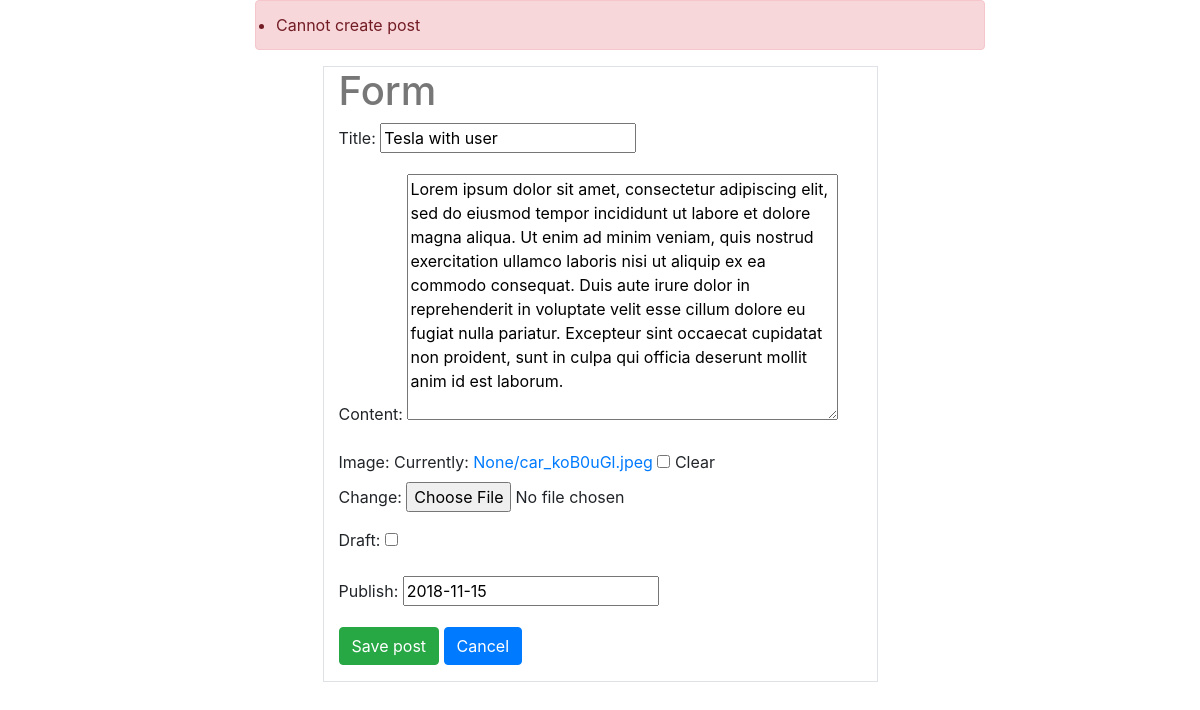
The app's page /posts/tesla-with-user/edit/ (signed in) with its own data.
### posts/models.py (models this page shows, shortened)
class Post(models.Model):
    user = models.ForeignKey(settings.AUTH_USER_MODEL, default=1)
    title = models.CharField(max_length=120)
    content = models.TextField()
    slug = models.SlugField(unique=True)
    image = models.ImageField(upload_to=upload_location,
                              null=True,
                              blank=True,
                              width_field="width_field",
                              height_field="height_field")
    height_field = models.IntegerField(default=0)
    width_field = models.IntegerField(default=0)
    draft = models.BooleanField(default=False)
    publish = models.DateField(auto_now=False, auto_now_add=False)
    updated = models.DateTimeField(auto_now=True, auto_now_add=False)
    timestamp = models.DateTimeField(auto_now=False, auto_now_add=True)
    objects = PostManager()
    class Meta:
        ordering = ["-timestamp", "-updated"]

### posts/views.py (the view)
# urls.py: url(r'^(?P<post_slug>[\w-]+)/edit/$', post_update, name='update'),
def post_update(request, post_slug):
    if not request.user.is_staff or not request.user.is_superuser:
        raise Http404
    instance = get_object_or_404(Post, slug=post_slug)
    form = PostForm(request.POST or None,
                    request.FILES or None, instance=instance)
    if form.is_valid():
        instance = form.save(commit=False)
        print(form.cleaned_data.get("title"))
        instance.save()
        messages.success(request, 'Post succesfully updated')
        return HttpResponseRedirect(instance.get_absolute_url())
    else:
        messages.error(request, 'Cannot create post')
    context = {
        'title': instance.title,
        'instance': instance,
        'form': form,
    }
    return render(request, 'post_form.html', context)

### posts/forms.py
class PostForm(forms.ModelForm):
    class Meta:
        model = Post
        fields = [
            'title',
            'content',
            'image',
            'draft',
            'publish'
        ]

### templates/post_form.html (shortened to what this page needs)
{% extends "base.html" %}
{% block content %}
<div class='col-sm-6 mx-auto border mt-3 pb-3'>
    <h1>Form</h1>
    <form method="POST" action="" enctype="multipart/form-data">{% csrf_token %}
        {{ form.as_p }}
        <input class='btn btn-success' type="submit" value="Save post">
        <a href="/posts" class="btn btn-primary">Cancel</a>
    </form>
</div>
{% endblock content %}

### static/css/base.css (style rules this page uses)
h1 { color: #777777; }

### records on screen
Post: title "Tesla with user", content "Lorem ipsum dolor sit amet, consectetur adipiscing elit, sed do eiusmod tempor incididunt ut labore et dolore magna aliqua. Ut enim ad minim veniam, quis nostrud exercitation ullamco laboris nisi ut aliquip ex ea commodo consequat. Duis aute irure dolor in reprehenderit in voluptate velit esse cillum dolore eu fugiat nulla pariatur. Excepteur sint occaecat cupidatat non proident, sunt in culpa qui officia deserunt mollit anim id est laborum.", publish "2018-11-15"

### other values on screen
{{ message }} "Cannot create post"
